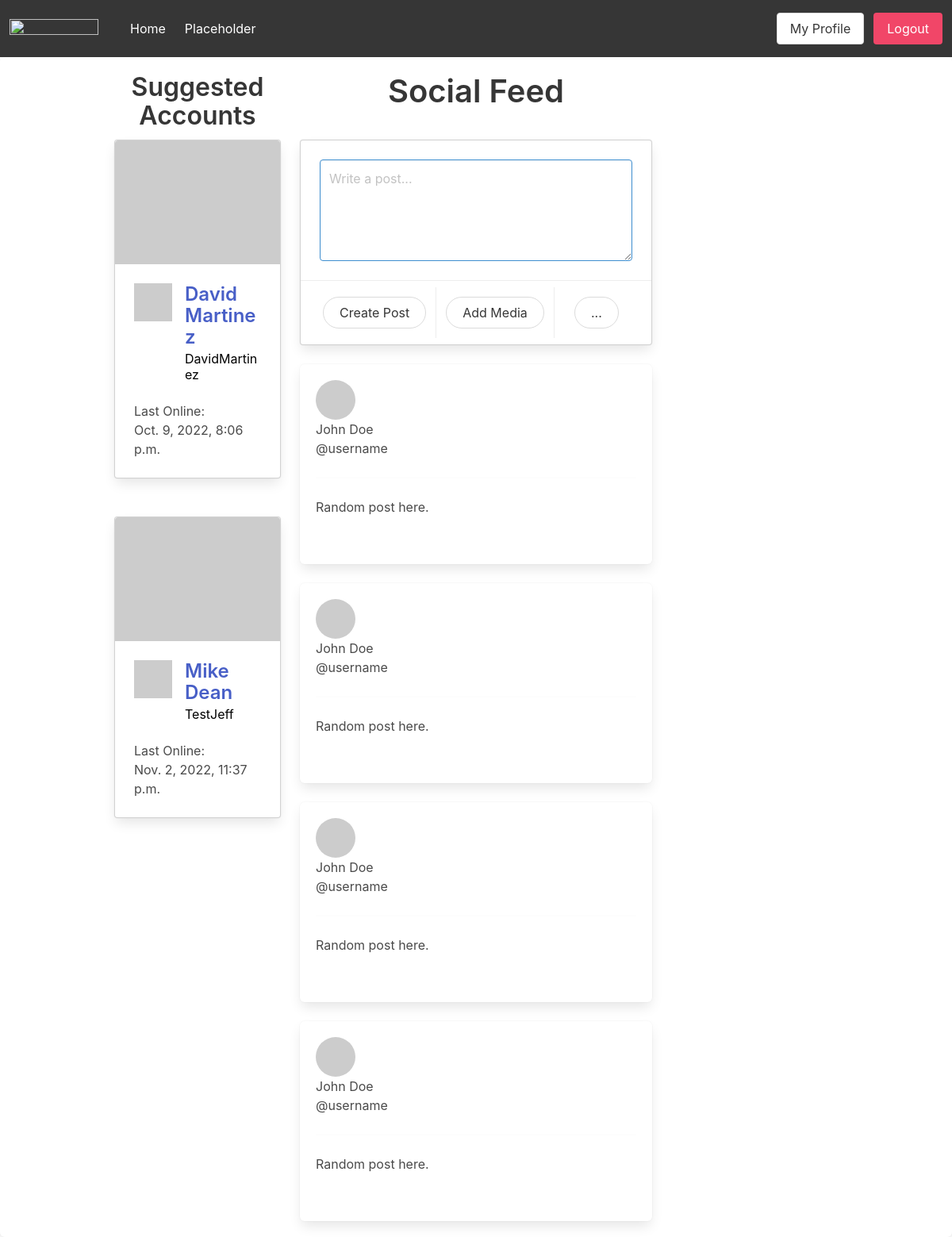
/ (signed in), run on an earlier commit of the app's database.
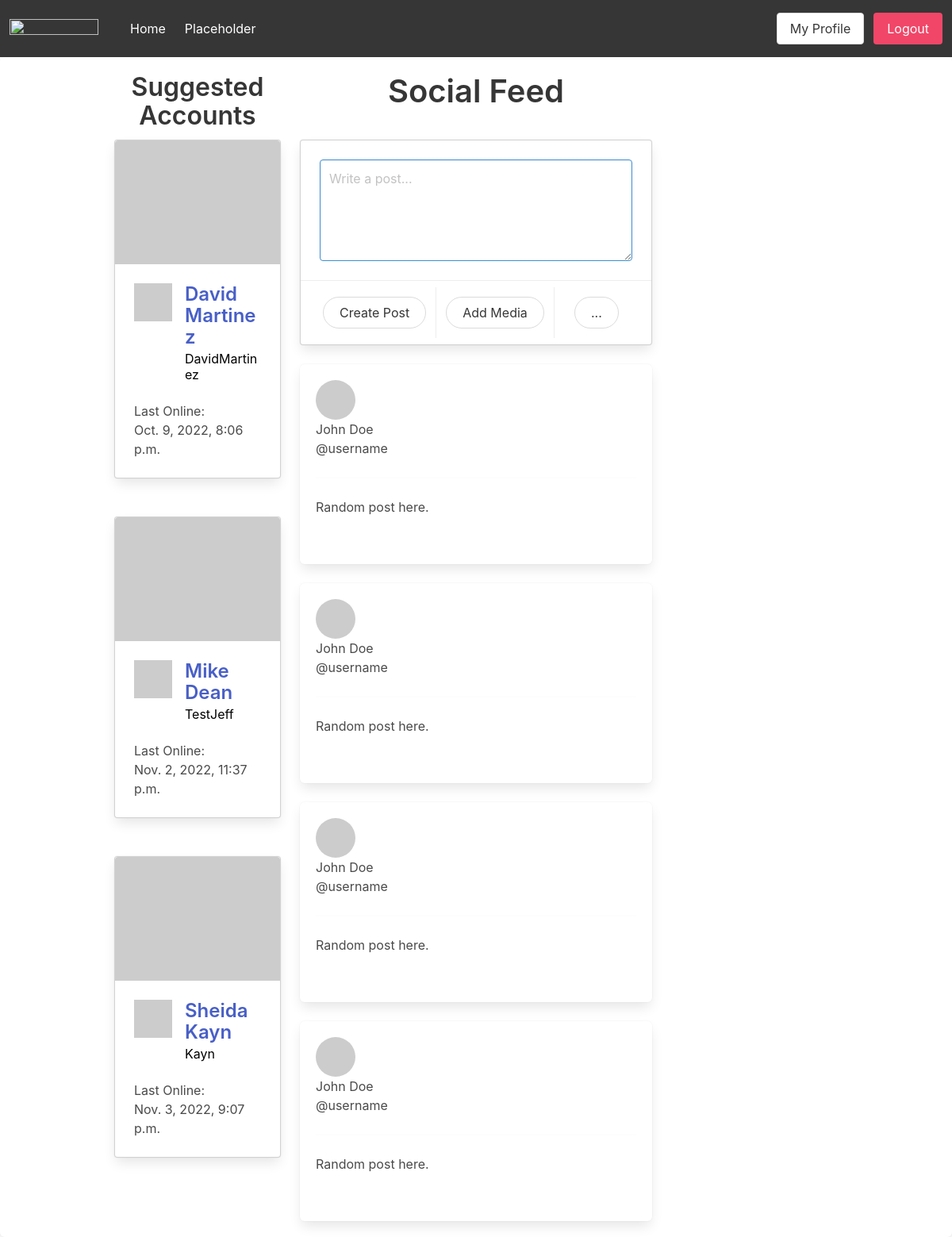
And on a later commit of the database.
### api/models.py (models this page shows, shortened)
class CustomUser(auth.models.AbstractUser, auth.models.PermissionsMixin):
    user_type_choices = (
        (0, 'Scout'),
        (1, 'Athlete'),
    )
    height_foot_options = (
        (4, '4'),
        (5, '5'),
        (6, '6'),
        (7, '7'),
    )
    height_inch_options = (
        (0, '0'),
        (1, '1'),
        (2, '2'),
        (3, '3'),
        (4, '4'),
        (5, '5'),
        (6, '6'),
        (7, '7'),
        (8, '8'),
        (9, '9'),
        (10, '10'),
        (11, '11'),
        (12, '12'),
    )
    weight_lb = models.IntegerField(default=140)
    height_ft = models.IntegerField(choices=height_foot_options, default=5)
    height_in = models.IntegerField(choices=height_inch_options, default=6)
    school = models.CharField(max_length=128, blank=True)
    profile_pic = models.ImageField(null=True, blank=True)
    user_type = models.PositiveSmallIntegerField(null=True, choices=user_type_choices)
    def get_absolute_url(self):
        return reverse("api:user_detail_page", kwargs={"pk": self.pk})

### api/views.py (the view)
# urls.py: path('', views.HomePage.as_view(), name='home_page'),
class HomePage(ListView):
    model = models.CustomUser
    template_name = 'index.html'
    context_object_name = 'user_list'

### templates/index.html (shortened to what this page needs)
{% extends 'base.html' %}
{% load static %}
{% block bodyblock %}
{% if user.is_authenticated %}
<div class="container">
    <div id="main-feed" class="container">
        <div id="activity-feed-header">
            <div class="columns" id="header-columns">
                <div class="column is-3 has-text-centered">
                    <h3 class="title is-3">Suggested Accounts</h3>
                </div>
                <div class="column is-6 has-text-centered">
                    <h3 class="title is-2">Social Feed</h3>
                </div>
            </div>
        </div>
        <div id="activity-feed">
            <div class="columns">
                <div class="column is-3" id="left-side-bar">
                    {% if user.user_type == 0 %}
                    {% for athlete in user_list %}
                    {% if athlete.user_type == 1 %}
                    <div class="card">
                        <div class="card-image">
                            <figure class="image is-4by3">
                                {% if athlete.profile_pic %}
                                    <img class="profile-pic" src="{{ athlete.profile_pic.url }}"
                                {% else %}
                                    <img class="profile-pic" src='https://via.placeholder.com/250'>
                                {% endif %}
                            </figure>
                        </div>
                        <div class="card-content">
                            <div class="media">
                                <div class="media-left">
                                    <figure class="image is-48x48">
                                        {% if athlete.profile_pic %}
                                            <img class="profile-pic" src="{{ athlete.profile_pic.url }}"
                                        {% else %}
                                            <img class="profile-pic" src='https://via.placeholder.com/250'>
                                        {% endif %}
                                    </figure>
                                </div>
                                <div class="media-content">
                                    <p class="title is-4" style="color: black;"><a
                                            href="user/{{athlete.pk}}/">{{athlete.first_name }} {{athlete.last_name}}</a></p>
                                    <p class="subtitle is-6" style="color: black;">{{ athlete.username }}</p>
                                </div>
                            </div>
                            <div class="content">
                                Last Online:
                                <br>
                                <time datetime="2016-1-1">{{ athlete.last_login }}</time>
                            </div>
                        </div>
                    </div>
                    <br></br>
                    {% endif %}
                    {% empty %}
                    <p>No athletes found</p>
                    {% endfor %}
                    {% endif %}
                    <br>
                </div>
                <div class="column is-6" id="social-feed-columns">
                    <div class="card">
                        <div class="card-content">
                            <textarea class="textarea is-info" placeholder="Write a post..."></textarea>
                        </div>
                        <footer class="card-footer">
                            <div class="card-footer-item">
                                <div class="button is-rounded">Create Post</div>
                            </div>
                            <div class="card-footer-item">
                                <div class="button is-rounded">Add Media</div>
                            </div>
                            <div class="card-footer-item">
                                <div class="button is-rounded">...</div>
                            </div>
                        </footer>
                    </div>
                    <br>
                    <div class="box message-preview">
                        <div class="top">
                            <div class="avatar"><img src="https://via.placeholder.com/150" style = "max-width: 50px; border-radius: 50%;"></div>
                            <div class="address">
                                <div>John Doe</div>
                                <div>@username</div>
                            </div>
                            <hr>
                            <div class="content">
                                <p>Random post here.</p><br>
                            </div>
                        </div>
                    </div>
                    <div class="box message-preview">
                        <div class="top">
                            <div class="avatar"><img src="https://via.placeholder.com/150" style = "max-width: 50px; border-radius: 50%;"></div>
                            <div class="address">
                                <div>John Doe</div>
                                <div>@username</div>
                            </div>
                            <hr>
                            <div class="content">
                                <p>Random post here.</p><br>
                            </div>
                        </div>
                    </div>
                    <div class="box message-preview">
                        <div class="top">
                            <div class="avatar"><img src="https://via.placeholder.com/150" style = "max-width: 50px; border-radius: 50%;"></div>
                            <div class="address">
                                <div>John Doe</div>
                                <div>@username</div>
                            </div>
                            <hr>
                            <div class="content">
                                <p>Random post here.</p><br>
                            </div>
                        </div>
                    </div>
                    <div class="box message-preview">
                        <div class="top">
                            <div class="avatar"><img src="https://via.placeholder.com/150" style = "max-width: 50px; border-radius: 50%;"></div>
                            <div class="address">
                                <div>John Doe</div>
                                <div>@username</div>
                            </div>
                            <hr>
                            <div class="content">
                                <p>Random post here.</p><br>
                            </div>
                        </div>
                    </div>
                </div>
            </div>
        </div>
    </div>
    {% endif %}
</div>
{% endblock bodyblock %}

### templates/base.html (shortened to what this page needs)
<!DOCTYPE html>
{% load static %}
<html lang="en">
<head>
  <link href="https://cdn.jsdelivr.net/npm/bootstrap@5.2.1/dist/css/bootstrap.min.css" rel="stylesheet">
  <link rel="stylesheet" href="{% static 'css/master.css' %}">
  <link rel="stylesheet" href="https://cdn.jsdelivr.net/npm/bulma@0.9.4/css/bulma.min.css">
  <link rel="stylesheet" href="https://raw.githubusercontent.com/FortAwesome/Font-Awesome/6.x/css/fontawesome.css">
</head>
<body>
  <nav class="navbar is-dark" role="navigation" aria-label="main navigation">
    <div class="navbar-brand">
      <a class="navbar-item">
        <img src="https://brand.fiu.edu/_assets/images/fiu-logo.png" width="112" height="28">
      </a>
    </div>
    <div id="navbarBasicExample" class="navbar-menu">
      <div class="navbar-start">
        <a class="navbar-item" href="{% url 'api:home_page' %}">
          Home
        </a>
        <a class="navbar-item">
          Placeholder
        </a>
      </div>
    </div>
    <div class="navbar-end">
      <div class="navbar-item">
        {% if user.is_authenticated %}
        <div class="field is-grouped">
          <p class="control">
            <a class="button" href="{{ user.get_absolute_url }}">
              My Profile
            </a>
          </p>
          <p class="control">
            <a class="button is-danger" href="{% url 'api:logout_page' %}">
              Logout
            </a>
          </p>
        </div>
        {% endif %}
      </div>
    </div>
  </nav>
  <div class="box is-full-desktop">
    {% block bodyblock %}
    {% endblock bodyblock %}
  </div>
</body>
</html>

What changed in the data, as far as the page shows it:
added CustomUser: user_type 1 (drawn), first_name "Sheida", last_name "Kayn", username "Kayn", last_login "Nov. 3, 2022, 9:07 p.m."
